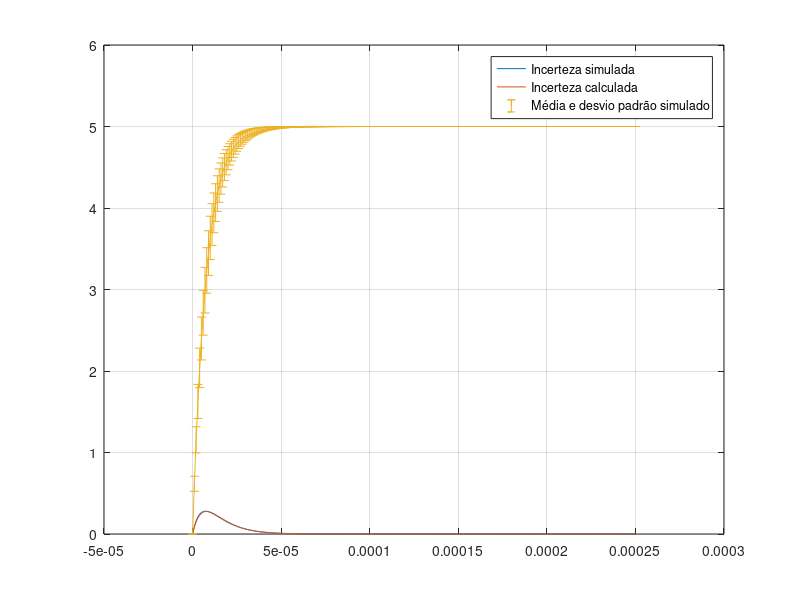

This figure's MATLAB source:
%%%%%%%%%%%%%%%%%%%%%%%%%%%%%%%%%%%%%%%%%%%%%%%%%%%%%%%%%%%%%%%%%%%%%%%%%%%
%Análise de incertezas da etapa de amostragem de entrada. Considera-se 
%incertezas nas resistências, capacitâncias e chaves. A tensão de entrada
%e0 é um valor livre de incertezas.
%Presume que todas as incertezas são independentes.
%Desconsidera correntes de fuga, corrente de polarização, tensão de offset.
%%%%%%%%%%%%%%%%%%%%%%%%%%%%%%%%%%%%%%%%%%%%%%%%%%%%%%%%%%%%%%%%%%%%%%%%%%%

clear all
close all
clc

points = 10000;

Ti = 250e-6;
Ta = 250e-6;
timestep = 1e-6;

e0 = 5;
R1 = 82.5;
d_R1 = 17.5;

R2 = 82.5;
d_R2 = 17.5;

C = 47e-9;
d_C = 0.47e-9;

R = (R1+R2);
d_R = sqrt((d_R1)^2 + (d_R2)^2);

RC = R*C;

d_RC = sqrt((d_R/R)^2 + (d_C/C)^2)*RC;

R1_sim = normrnd(R1,d_R1,[points 1]);
R2_sim = normrnd(R2,d_R2,[points 1]);
C_sim = normrnd(C,d_C,[points 1]);

R1_sim = max(R1_sim,0);
R2_sim = max(R2_sim,0);
C_sim = max(C_sim,0);


t = [0:timestep:Ti];

s_ = std(e0*(1-exp(-t./(C_sim.*(R1_sim+R2_sim)))));
sf_ = abs(-e0.*t.*exp(-t/RC)/RC^2)*d_RC;
m_ = mean(e0*(1-exp(-t./(C_sim.*(R1_sim+R2_sim)))));

fprintf('R %.2f +- %.2f Ohm \n',R,d_R);
fprintf('RC %.2f +- %.2f ns \n',RC*1e9,d_RC*1e9);

fprintf('C_sim %.2f +- %.2f nF \n',mean(C_sim)*1e9,std(C_sim)*1e9);
fprintf('R1_sim %.2f +- %.2f Ohm \n',mean(R1_sim),std(R1_sim));
fprintf('R2_sim %.2f +- %.2f Ohm \n',mean(R2_sim),std(R2_sim));


%%

figure
plot(t,s_);
hold on
plot(t,sf_);
errorbar(t,m_,s_);
hold off
legend('Incerteza simulada','Incerteza calculada','Média e desvio padrão simulado')
grid;



